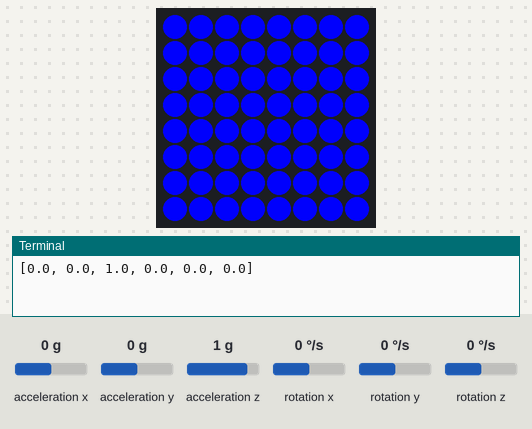
Simulated run of this program. Board: Raspberry Pi (BCM pin numbers) with a Sense HAT. Parts: the Sense HAT's 8×8 RGB LED matrix, the last lines printed to the terminal. The inputs (shaded band) are chosen by the test bench; at power-on: acceleration x 0 g, acceleration y 0 g, acceleration z 1 g, rotation x 0 °/s, rotation y 0 °/s, rotation z 0 °/s. Files the program writes start out absent. At 2.2 s the program stops and its outputs stay as they are.

Above: at 0.18 s.
At 1.1 s:
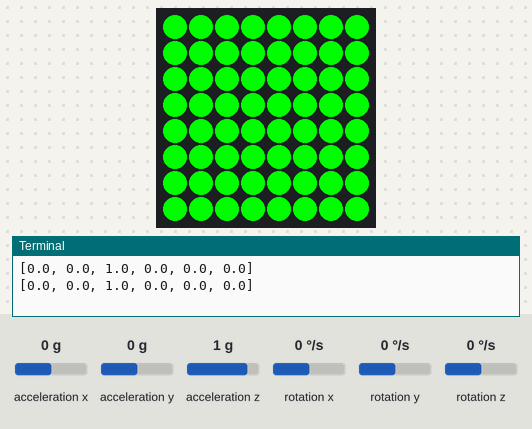
At 1.7 s:
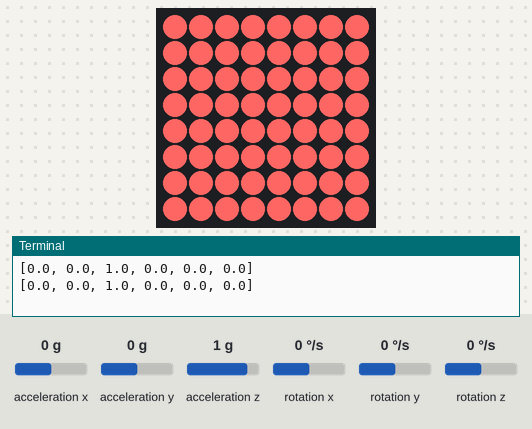

The program:

SenseHat.py
```python
from sense_hat import SenseHat
from datetime import datetime
from csv import writer
from time import sleep

sense = SenseHat()
sense.color.gain = 60
sense.color.integration_cycles = 64


def get_sense_data():
    sense_data = []
  # Get accelerometer data
    acc = sense.get_accelerometer_raw()
    sense_data.append(round(acc["x"],4))
    sense_data.append(round(acc["y"],4))
    sense_data.append(round(acc["z"],4))
    #Get gyroscope data
    gyro = sense.get_gyroscope_raw()
    sense_data.append(round(gyro["x"],4))
    sense_data.append(round(gyro["y"],4))
    sense_data.append(round(gyro["z"],4))
    return sense_data

sense.clear((0,0
,0))

with open('nepohyb.csv', 'w', newline='') as f:
    data_writer = writer(f)
    data_writer.writerow("xyzxyz")
    for i in range (1):
        sense.clear((0,0,255))
        print(get_sense_data(), end='\n')
        data = get_sense_data()
        data_writer.writerow(data)
        sleep(0.3)
    sense.clear((255,0,0))
    sleep(0.3)
    sense.clear((255,100,100))
    sleep(0.3)
    data_writer.writerow("xyzxyz")
    for i in range (1):
        sense.clear((0,255,0))
        print(get_sense_data(), end='\n')
        data = get_sense_data()
        data_writer.writerow(data)
        sleep(0.3)
    sense.clear((255,0,0))
    sleep(0.3)
    sense.clear((255,100,100))
    sleep(0.3)
    for i in range (1):
        sense.clear((255,0,0))
        print(get_sense_data(), end='\n')
        data = get_sense_data()
        data_writer.writerow(data)
        sleep(0.3)
    sense.clear((0,
    0,0))
```
